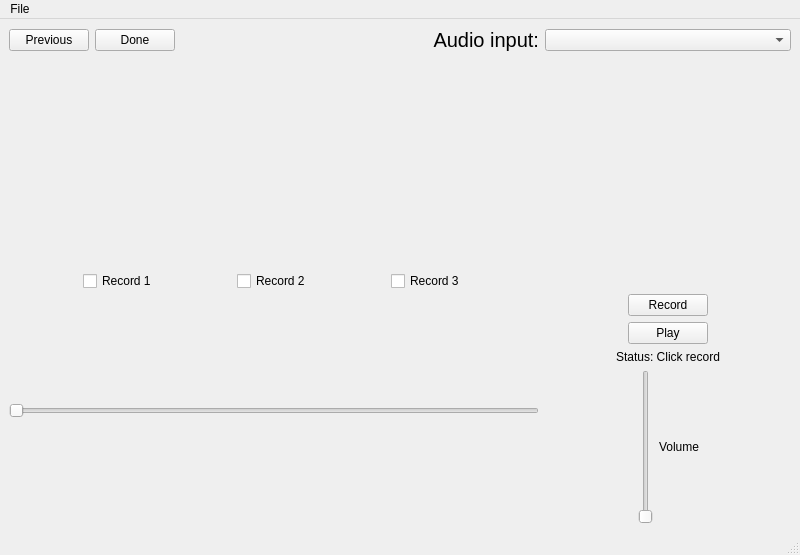
<?xml version="1.0" encoding="UTF-8"?>
<ui version="4.0">
 <class>VoiceWindow</class>
 <widget class="QMainWindow" name="VoiceWindow">
  <property name="geometry">
   <rect>
    <x>0</x>
    <y>0</y>
    <width>800</width>
    <height>555</height>
   </rect>
  </property>
  <property name="windowTitle">
   <string>MainWindow</string>
  </property>
  <widget class="QWidget" name="centralwidget">
   <layout class="QGridLayout" name="gridLayout_2">
    <item row="0" column="2">
     <spacer name="horizontalSpacer_7">
      <property name="orientation">
       <enum>Qt::Horizontal</enum>
      </property>
      <property name="sizeHint" stdset="0">
       <size>
        <width>40</width>
        <height>20</height>
       </size>
      </property>
     </spacer>
    </item>
    <item row="0" column="1">
     <widget class="QPushButton" name="done_bt">
      <property name="text">
       <string>Done</string>
      </property>
     </widget>
    </item>
    <item row="0" column="3">
     <widget class="QLabel" name="audioinput_lb">
      <property name="font">
       <font>
        <pointsize>15</pointsize>
       </font>
      </property>
      <property name="text">
       <string>Audio input:</string>
      </property>
      <property name="alignment">
       <set>Qt::AlignRight|Qt::AlignTrailing|Qt::AlignVCenter</set>
      </property>
     </widget>
    </item>
    <item row="2" column="4">
     <layout class="QGridLayout" name="gridLayout">
      <item row="0" column="0">
       <layout class="QHBoxLayout" name="horizontalLayout_4">
        <item>
         <spacer name="horizontalSpacer_5">
          <property name="orientation">
           <enum>Qt::Horizontal</enum>
          </property>
          <property name="sizeHint" stdset="0">
           <size>
            <width>40</width>
            <height>20</height>
           </size>
          </property>
         </spacer>
        </item>
        <item>
         <widget class="QPushButton" name="record_bt">
          <property name="text">
           <string>Record</string>
          </property>
         </widget>
        </item>
        <item>
         <spacer name="horizontalSpacer_6">
          <property name="orientation">
           <enum>Qt::Horizontal</enum>
          </property>
          <property name="sizeHint" stdset="0">
           <size>
            <width>40</width>
            <height>20</height>
           </size>
          </property>
         </spacer>
        </item>
       </layout>
      </item>
      <item row="2" column="0">
       <widget class="QLabel" name="status_lb">
        <property name="text">
         <string>Status: Click record</string>
        </property>
        <property name="alignment">
         <set>Qt::AlignCenter</set>
        </property>
       </widget>
      </item>
      <item row="3" column="0">
       <layout class="QHBoxLayout" name="horizontalLayout_2">
        <item>
         <spacer name="horizontalSpacer">
          <property name="orientation">
           <enum>Qt::Horizontal</enum>
          </property>
          <property name="sizeHint" stdset="0">
           <size>
            <width>40</width>
            <height>20</height>
           </size>
          </property>
         </spacer>
        </item>
        <item>
         <widget class="QSlider" name="volume_sl">
          <property name="orientation">
           <enum>Qt::Vertical</enum>
          </property>
         </widget>
        </item>
        <item>
         <widget class="QLabel" name="volume_lb">
          <property name="text">
           <string>Volume</string>
          </property>
         </widget>
        </item>
        <item>
         <spacer name="horizontalSpacer_2">
          <property name="orientation">
           <enum>Qt::Horizontal</enum>
          </property>
          <property name="sizeHint" stdset="0">
           <size>
            <width>40</width>
            <height>20</height>
           </size>
          </property>
         </spacer>
        </item>
       </layout>
      </item>
      <item row="1" column="0">
       <layout class="QHBoxLayout" name="horizontalLayout_3">
        <item>
         <spacer name="horizontalSpacer_3">
          <property name="orientation">
           <enum>Qt::Horizontal</enum>
          </property>
          <property name="sizeHint" stdset="0">
           <size>
            <width>40</width>
            <height>20</height>
           </size>
          </property>
         </spacer>
        </item>
        <item>
         <widget class="QPushButton" name="play_bt">
          <property name="text">
           <string>Play</string>
          </property>
         </widget>
        </item>
        <item>
         <spacer name="horizontalSpacer_4">
          <property name="orientation">
           <enum>Qt::Horizontal</enum>
          </property>
          <property name="sizeHint" stdset="0">
           <size>
            <width>40</width>
            <height>20</height>
           </size>
          </property>
         </spacer>
        </item>
       </layout>
      </item>
     </layout>
    </item>
    <item row="0" column="0">
     <widget class="QPushButton" name="previous_bt">
      <property name="text">
       <string>Previous</string>
      </property>
     </widget>
    </item>
    <item row="0" column="4">
     <widget class="QComboBox" name="DeviceBox"/>
    </item>
    <item row="1" column="4">
     <spacer name="verticalSpacer">
      <property name="orientation">
       <enum>Qt::Vertical</enum>
      </property>
      <property name="sizeHint" stdset="0">
       <size>
        <width>20</width>
        <height>40</height>
       </size>
      </property>
     </spacer>
    </item>
    <item row="1" column="0" rowspan="2" colspan="4">
     <layout class="QVBoxLayout" name="verticalLayout">
      <item>
       <spacer name="verticalSpacer_4">
        <property name="orientation">
         <enum>Qt::Vertical</enum>
        </property>
        <property name="sizeHint" stdset="0">
         <size>
          <width>20</width>
          <height>40</height>
         </size>
        </property>
       </spacer>
      </item>
      <item>
       <spacer name="verticalSpacer_5">
        <property name="orientation">
         <enum>Qt::Vertical</enum>
        </property>
        <property name="sizeHint" stdset="0">
         <size>
          <width>20</width>
          <height>40</height>
         </size>
        </property>
       </spacer>
      </item>
      <item>
       <layout class="QHBoxLayout" name="horizontalLayout">
        <item>
         <spacer name="horizontalSpacer_8">
          <property name="orientation">
           <enum>Qt::Horizontal</enum>
          </property>
          <property name="sizeHint" stdset="0">
           <size>
            <width>40</width>
            <height>20</height>
           </size>
          </property>
         </spacer>
        </item>
        <item>
         <widget class="QCheckBox" name="record1_cb">
          <property name="text">
           <string>Record 1</string>
          </property>
         </widget>
        </item>
        <item>
         <spacer name="horizontalSpacer_10">
          <property name="orientation">
           <enum>Qt::Horizontal</enum>
          </property>
          <property name="sizeHint" stdset="0">
           <size>
            <width>40</width>
            <height>20</height>
           </size>
          </property>
         </spacer>
        </item>
        <item>
         <widget class="QCheckBox" name="record2_cb">
          <property name="text">
           <string>Record 2</string>
          </property>
         </widget>
        </item>
        <item>
         <spacer name="horizontalSpacer_11">
          <property name="orientation">
           <enum>Qt::Horizontal</enum>
          </property>
          <property name="sizeHint" stdset="0">
           <size>
            <width>40</width>
            <height>20</height>
           </size>
          </property>
         </spacer>
        </item>
        <item>
         <widget class="QCheckBox" name="record3_cb">
          <property name="text">
           <string>Record 3</string>
          </property>
         </widget>
        </item>
        <item>
         <spacer name="horizontalSpacer_9">
          <property name="orientation">
           <enum>Qt::Horizontal</enum>
          </property>
          <property name="sizeHint" stdset="0">
           <size>
            <width>40</width>
            <height>20</height>
           </size>
          </property>
         </spacer>
        </item>
       </layout>
      </item>
      <item>
       <spacer name="verticalSpacer_3">
        <property name="orientation">
         <enum>Qt::Vertical</enum>
        </property>
        <property name="sizeHint" stdset="0">
         <size>
          <width>20</width>
          <height>40</height>
         </size>
        </property>
       </spacer>
      </item>
      <item>
       <widget class="QSlider" name="record_sl">
        <property name="orientation">
         <enum>Qt::Horizontal</enum>
        </property>
       </widget>
      </item>
      <item>
       <spacer name="verticalSpacer_2">
        <property name="orientation">
         <enum>Qt::Vertical</enum>
        </property>
        <property name="sizeHint" stdset="0">
         <size>
          <width>20</width>
          <height>40</height>
         </size>
        </property>
       </spacer>
      </item>
     </layout>
    </item>
   </layout>
  </widget>
  <widget class="QMenuBar" name="menubar">
   <property name="geometry">
    <rect>
     <x>0</x>
     <y>0</y>
     <width>800</width>
     <height>22</height>
    </rect>
   </property>
   <widget class="QMenu" name="menuFile">
    <property name="title">
     <string>File</string>
    </property>
    <addaction name="new_act"/>
    <addaction name="open_act"/>
    <addaction name="save_act"/>
    <addaction name="commit_act"/>
    <addaction name="exit_act"/>
   </widget>
   <addaction name="menuFile"/>
  </widget>
  <widget class="QStatusBar" name="statusbar"/>
  <action name="new_act">
   <property name="text">
    <string>New</string>
   </property>
   <property name="shortcut">
    <string>Ctrl+N</string>
   </property>
  </action>
  <action name="open_act">
   <property name="text">
    <string>Open</string>
   </property>
   <property name="shortcut">
    <string>Ctrl+O</string>
   </property>
  </action>
  <action name="save_act">
   <property name="text">
    <string>Save</string>
   </property>
   <property name="shortcut">
    <string>Ctrl+S</string>
   </property>
  </action>
  <action name="commit_act">
   <property name="text">
    <string>Commit</string>
   </property>
   <property name="shortcut">
    <string>Ctrl+C</string>
   </property>
  </action>
  <action name="exit_act">
   <property name="text">
    <string>Exit</string>
   </property>
   <property name="shortcut">
    <string>Ctrl+Esc</string>
   </property>
  </action>
 </widget>
 <resources/>
 <connections/>
</ui>
